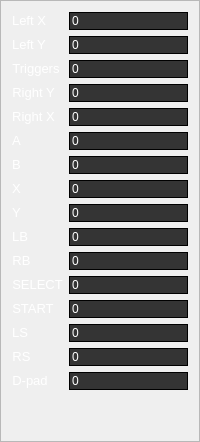
               <widget class="QFrame" name="config_frame_controller_values">
                <property name="styleSheet">
                 <string notr="true">QFrame#config_frame_controller_values {
background-color: rgba(34,34,34,255);
border-radius: 20px;
}

QLineEdit{
background-color: rgba(52,52,52,255);
border: 1px solid black;
color: white;
}

QLabel{
color: White;
font-size: 13px;
}</string>
                </property>
                <property name="frameShape">
                 <enum>QFrame::StyledPanel</enum>
                </property>
                <property name="frameShadow">
                 <enum>QFrame::Raised</enum>
                </property>
                <layout class="QVBoxLayout" name="verticalLayout_97">
                 <item>
                  <layout class="QGridLayout" name="gridLayout_53">
                   <item row="0" column="1">
                    <widget class="QLineEdit" name="config_lineedit_controller_values_control">
                     <property name="maximumSize">
                      <size>
                       <width>16777215</width>
                       <height>16777215</height>
                      </size>
                     </property>
                     <property name="text">
                      <string>0</string>
                     </property>
                    </widget>
                   </item>
                   <item row="4" column="1">
                    <widget class="QLineEdit" name="config_lineedit_controller_values_control_5">
                     <property name="maximumSize">
                      <size>
                       <width>16777215</width>
                       <height>16777215</height>
                      </size>
                     </property>
                     <property name="text">
                      <string>0</string>
                     </property>
                    </widget>
                   </item>
                   <item row="5" column="0">
                    <widget class="QLabel" name="config_label_controller_values_control_6">
                     <property name="sizePolicy">
                      <sizepolicy hsizetype="Fixed" vsizetype="Fixed">
                       <horstretch>0</horstretch>
                       <verstretch>0</verstretch>
                      </sizepolicy>
                     </property>
                     <property name="text">
                      <string>A</string>
                     </property>
                     <property name="alignment">
                      <set>Qt::AlignCenter</set>
                     </property>
                     <property name="buddy">
                      <cstring>config_label_controller_values_control</cstring>
                     </property>
                    </widget>
                   </item>
                   <item row="5" column="1">
                    <widget class="QLineEdit" name="config_lineedit_controller_values_control_6">
                     <property name="maximumSize">
                      <size>
                       <width>16777215</width>
                       <height>16777215</height>
                      </size>
                     </property>
                     <property name="text">
                      <string>0</string>
                     </property>
                    </widget>
                   </item>
                   <item row="8" column="1">
                    <widget class="QLineEdit" name="config_lineedit_controller_values_control_9">
                     <property name="maximumSize">
                      <size>
                       <width>16777215</width>
                       <height>16777215</height>
                      </size>
                     </property>
                     <property name="text">
                      <string>0</string>
                     </property>
                    </widget>
                   </item>
                   <item row="11" column="0">
                    <widget class="QLabel" name="config_label_controller_values_control_12">
                     <property name="sizePolicy">
                      <sizepolicy hsizetype="Fixed" vsizetype="Fixed">
                       <horstretch>0</horstretch>
                       <verstretch>0</verstretch>
                      </sizepolicy>
                     </property>
                     <property name="text">
                      <string>SELECT</string>
                     </property>
                     <property name="alignment">
                      <set>Qt::AlignCenter</set>
                     </property>
                     <property name="buddy">
                      <cstring>config_label_controller_values_control</cstring>
                     </property>
                    </widget>
                   </item>
                   <item row="9" column="0">
                    <widget class="QLabel" name="config_label_controller_values_control_10">
                     <property name="sizePolicy">
                      <sizepolicy hsizetype="Fixed" vsizetype="Fixed">
                       <horstretch>0</horstretch>
                       <verstretch>0</verstretch>
                      </sizepolicy>
                     </property>
                     <property name="text">
                      <string>LB</string>
                     </property>
                     <property name="alignment">
                      <set>Qt::AlignCenter</set>
                     </property>
                     <property name="buddy">
                      <cstring>config_label_controller_values_control</cstring>
                     </property>
                    </widget>
                   </item>
                   <item row="2" column="0">
                    <widget class="QLabel" name="config_label_controller_values_control_3">
                     <property name="sizePolicy">
                      <sizepolicy hsizetype="Fixed" vsizetype="Fixed">
                       <horstretch>0</horstretch>
                       <verstretch>0</verstretch>
                      </sizepolicy>
                     </property>
                     <property name="text">
                      <string>Triggers</string>
                     </property>
                     <property name="alignment">
                      <set>Qt::AlignCenter</set>
                     </property>
                     <property name="buddy">
                      <cstring>config_label_controller_values_control</cstring>
                     </property>
                    </widget>
                   </item>
                   <item row="13" column="1">
                    <widget class="QLineEdit" name="config_lineedit_controller_values_control_14">
                     <property name="maximumSize">
                      <size>
                       <width>16777215</width>
                       <height>16777215</height>
                      </size>
                     </property>
                     <property name="text">
                      <string>0</string>
                     </property>
                    </widget>
                   </item>
                   <item row="9" column="1">
                    <widget class="QLineEdit" name="config_lineedit_controller_values_control_10">
                     <property name="maximumSize">
                      <size>
                       <width>16777215</width>
                       <height>16777215</height>
                      </size>
                     </property>
                     <property name="text">
                      <string>0</string>
                     </property>
                    </widget>
                   </item>
                   <item row="14" column="0">
                    <widget class="QLabel" name="config_label_controller_values_control_15">
                     <property name="sizePolicy">
                      <sizepolicy hsizetype="Fixed" vsizetype="Fixed">
                       <horstretch>0</horstretch>
                       <verstretch>0</verstretch>
                      </sizepolicy>
                     </property>
                     <property name="text">
                      <string>RS</string>
                     </property>
                     <property name="alignment">
                      <set>Qt::AlignCenter</set>
                     </property>
                     <property name="buddy">
                      <cstring>config_label_controller_values_control</cstring>
                     </property>
                    </widget>
                   </item>
                   <item row="6" column="1">
                    <widget class="QLineEdit" name="config_lineedit_controller_values_control_7">
                     <property name="maximumSize">
                      <size>
                       <width>16777215</width>
                       <height>16777215</height>
                      </size>
                     </property>
                     <property name="text">
                      <string>0</string>
                     </property>
                    </widget>
                   </item>
                   <item row="11" column="1">
                    <widget class="QLineEdit" name="config_lineedit_controller_values_control_12">
                     <property name="maximumSize">
                      <size>
                       <width>16777215</width>
                       <height>16777215</height>
                      </size>
                     </property>
                     <property name="text">
                      <string>0</string>
                     </property>
                    </widget>
                   </item>
                   <item row="8" column="0">
                    <widget class="QLabel" name="config_label_controller_values_control_9">
                     <property name="sizePolicy">
                      <sizepolicy hsizetype="Fixed" vsizetype="Fixed">
                       <horstretch>0</horstretch>
                       <verstretch>0</verstretch>
                      </sizepolicy>
                     </property>
                     <property name="text">
                      <string>Y</string>
                     </property>
                     <property name="alignment">
                      <set>Qt::AlignCenter</set>
                     </property>
                     <property name="buddy">
                      <cstring>config_label_controller_values_control</cstring>
                     </property>
                    </widget>
                   </item>
                   <item row="7" column="0">
                    <widget class="QLabel" name="config_label_controller_values_control_8">
                     <property name="sizePolicy">
                      <sizepolicy hsizetype="Fixed" vsizetype="Fixed">
                       <horstretch>0</horstretch>
                       <verstretch>0</verstretch>
                      </sizepolicy>
                     </property>
                     <property name="text">
                      <string>X</string>
                     </property>
                     <property name="alignment">
                      <set>Qt::AlignCenter</set>
                     </property>
                     <property name="buddy">
                      <cstring>config_label_controller_values_control</cstring>
                     </property>
                    </widget>
                   </item>
                   <item row="3" column="0">
                    <widget class="QLabel" name="config_label_controller_values_control_4">
                     <property name="sizePolicy">
                      <sizepolicy hsizetype="Fixed" vsizetype="Fixed">
                       <horstretch>0</horstretch>
                       <verstretch>0</verstretch>
                      </sizepolicy>
                     </property>
                     <property name="text">
                      <string>Right Y</string>
                     </property>
                     <property name="alignment">
                      <set>Qt::AlignCenter</set>
                     </property>
                     <property name="buddy">
                      <cstring>config_label_controller_values_control</cstring>
                     </property>
                    </widget>
                   </item>
                   <item row="10" column="1">
                    <widget class="QLineEdit" name="config_lineedit_controller_values_control_11">
                     <property name="maximumSize">
                      <size>
                       <width>16777215</width>
                       <height>16777215</height>
                      </size>
                     </property>
                     <property name="text">
                      <string>0</string>
                     </property>
                    </widget>
                   </item>
                   <item row="3" column="1">
                    <widget class="QLineEdit" name="config_lineedit_controller_values_control_4">
                     <property name="maximumSize">
                      <size>
                       <width>16777215</width>
                       <height>16777215</height>
                      </size>
                     </property>
                     <property name="text">
                      <string>0</string>
                     </property>
                    </widget>
                   </item>
                   <item row="7" column="1">
                    <widget class="QLineEdit" name="config_lineedit_controller_values_control_8">
                     <property name="maximumSize">
                      <size>
                       <width>16777215</width>
                       <height>16777215</height>
                      </size>
                     </property>
                     <property name="text">
                      <string>0</string>
                     </property>
                    </widget>
                   </item>
                   <item row="12" column="1">
                    <widget class="QLineEdit" name="config_lineedit_controller_values_control_13">
                     <property name="maximumSize">
                      <size>
                       <width>16777215</width>
                       <height>16777215</height>
                      </size>
                     </property>
                     <property name="text">
                      <string>0</string>
                     </property>
                    </widget>
                   </item>
                   <item row="2" column="1">
                    <widget class="QLineEdit" name="config_lineedit_controller_values_control_3">
                     <property name="maximumSize">
                      <size>
                       <width>16777215</width>
                       <height>16777215</height>
                      </size>
                     </property>
                     <property name="text">
                      <string>0</string>
                     </property>
                    </widget>
                   </item>
                   <item row="4" column="0">
                    <widget class="QLabel" name="config_label_controller_values_control_5">
                     <property name="sizePolicy">
                      <sizepolicy hsizetype="Fixed" vsizetype="Fixed">
                       <horstretch>0</horstretch>
                       <verstretch>0</verstretch>
                      </sizepolicy>
                     </property>
                     <property name="text">
                      <string>Right X</string>
                     </property>
                     <property name="alignment">
                      <set>Qt::AlignCenter</set>
                     </property>
                     <property name="buddy">
                      <cstring>config_label_controller_values_control</cstring>
                     </property>
                    </widget>
                   </item>
                   <item row="0" column="0">
                    <widget class="QLabel" name="config_label_controller_values_control">
                     <property name="sizePolicy">
                      <sizepolicy hsizetype="Fixed" vsizetype="Fixed">
                       <horstretch>0</horstretch>
                       <verstretch>0</verstretch>
                      </sizepolicy>
                     </property>
                     <property name="text">
                      <string>Left X</string>
                     </property>
                     <property name="alignment">
                      <set>Qt::AlignCenter</set>
                     </property>
                     <property name="buddy">
                      <cstring>config_label_controller_values_control</cstring>
                     </property>
                    </widget>
                   </item>
                   <item row="10" column="0">
                    <widget class="QLabel" name="config_label_controller_values_control_11">
                     <property name="sizePolicy">
                      <sizepolicy hsizetype="Fixed" vsizetype="Fixed">
                       <horstretch>0</horstretch>
                       <verstretch>0</verstretch>
                      </sizepolicy>
                     </property>
                     <property name="text">
                      <string>RB</string>
                     </property>
                     <property name="alignment">
                      <set>Qt::AlignCenter</set>
                     </property>
                     <property name="buddy">
                      <cstring>config_label_controller_values_control</cstring>
                     </property>
                    </widget>
                   </item>
                   <item row="12" column="0">
                    <widget class="QLabel" name="config_label_controller_values_control_13">
                     <property name="sizePolicy">
                      <sizepolicy hsizetype="Fixed" vsizetype="Fixed">
                       <horstretch>0</horstretch>
                       <verstretch>0</verstretch>
                      </sizepolicy>
                     </property>
                     <property name="text">
                      <string>START</string>
                     </property>
                     <property name="alignment">
                      <set>Qt::AlignCenter</set>
                     </property>
                     <property name="buddy">
                      <cstring>config_label_controller_values_control</cstring>
                     </property>
                    </widget>
                   </item>
                   <item row="13" column="0">
                    <widget class="QLabel" name="config_label_controller_values_control_14">
                     <property name="sizePolicy">
                      <sizepolicy hsizetype="Fixed" vsizetype="Fixed">
                       <horstretch>0</horstretch>
                       <verstretch>0</verstretch>
                      </sizepolicy>
                     </property>
                     <property name="text">
                      <string>LS</string>
                     </property>
                     <property name="alignment">
                      <set>Qt::AlignCenter</set>
                     </property>
                     <property name="buddy">
                      <cstring>config_label_controller_values_control</cstring>
                     </property>
                    </widget>
                   </item>
                   <item row="1" column="1">
                    <widget class="QLineEdit" name="config_lineedit_controller_values_control_2">
                     <property name="maximumSize">
                      <size>
                       <width>16777215</width>
                       <height>16777215</height>
                      </size>
                     </property>
                     <property name="text">
                      <string>0</string>
                     </property>
                    </widget>
                   </item>
                   <item row="14" column="1">
                    <widget class="QLineEdit" name="config_lineedit_controller_values_control_15">
                     <property name="maximumSize">
                      <size>
                       <width>16777215</width>
                       <height>16777215</height>
                      </size>
                     </property>
                     <property name="text">
                      <string>0</string>
                     </property>
                    </widget>
                   </item>
                   <item row="6" column="0">
                    <widget class="QLabel" name="config_label_controller_values_control_7">
                     <property name="sizePolicy">
                      <sizepolicy hsizetype="Fixed" vsizetype="Fixed">
                       <horstretch>0</horstretch>
                       <verstretch>0</verstretch>
                      </sizepolicy>
                     </property>
                     <property name="text">
                      <string>B</string>
                     </property>
                     <property name="alignment">
                      <set>Qt::AlignCenter</set>
                     </property>
                     <property name="buddy">
                      <cstring>config_label_controller_values_control</cstring>
                     </property>
                    </widget>
                   </item>
                   <item row="1" column="0">
                    <widget class="QLabel" name="config_label_controller_values_control_2">
                     <property name="sizePolicy">
                      <sizepolicy hsizetype="Fixed" vsizetype="Fixed">
                       <horstretch>0</horstretch>
                       <verstretch>0</verstretch>
                      </sizepolicy>
                     </property>
                     <property name="text">
                      <string>Left Y</string>
                     </property>
                     <property name="alignment">
                      <set>Qt::AlignCenter</set>
                     </property>
                     <property name="buddy">
                      <cstring>config_label_controller_values_control</cstring>
                     </property>
                    </widget>
                   </item>
                   <item row="15" column="0">
                    <widget class="QLabel" name="config_label_controller_values_control_16">
                     <property name="sizePolicy">
                      <sizepolicy hsizetype="Fixed" vsizetype="Fixed">
                       <horstretch>0</horstretch>
                       <verstretch>0</verstretch>
                      </sizepolicy>
                     </property>
                     <property name="text">
                      <string>D-pad</string>
                     </property>
                     <property name="alignment">
                      <set>Qt::AlignCenter</set>
                     </property>
                     <property name="buddy">
                      <cstring>config_label_controller_values_control</cstring>
                     </property>
                    </widget>
                   </item>
                   <item row="15" column="1">
                    <widget class="QLineEdit" name="config_lineedit_controller_values_control_16">
                     <property name="maximumSize">
                      <size>
                       <width>16777215</width>
                       <height>16777215</height>
                      </size>
                     </property>
                     <property name="text">
                      <string>0</string>
                     </property>
                    </widget>
                   </item>
                  </layout>
                 </item>
                 <item>
                  <spacer name="verticalSpacer_4">
                   <property name="orientation">
                    <enum>Qt::Vertical</enum>
                   </property>
                   <property name="sizeHint" stdset="0">
                    <size>
                     <width>20</width>
                     <height>40</height>
                    </size>
                   </property>
                  </spacer>
                 </item>
                </layout>
               </widget>
